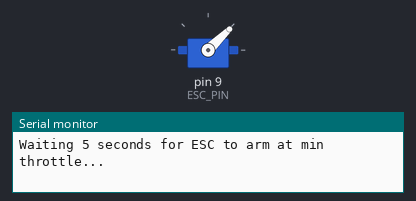
A sketch run on a simulated Arduino Uno, built with avr-gcc and run on an emulated ATmega328P. On the bench: servo, the last lines printed to the serial monitor.

Above: at 0.1 s.
At 8.1 s:
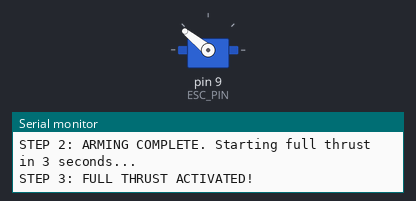
Timing chart, 0 to 12.5 s (numbered marks = the images above):
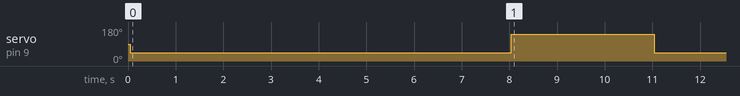

The sketch:

test_fan_only.ino
```cpp
#include <Servo.h>

Servo testESC; // Create servo object to control ESC
const int ESC_PIN = 9; // Connect ESC signal wire to Digital Pin 9

// Standard ESC pulse values
const int THROTTLE_MIN = 1000; // 0% throttle (Arming)
const int THROTTLE_MAX = 2000; // 100% throttle

void setup() {
  Serial.begin(9600);
  testESC.attach(ESC_PIN);

  // --- STEP 1: ARMING SEQUENCE ---
  Serial.println("STEP 1: Disconnect USB and plug in LiPo battery NOW.");
  Serial.println("Waiting 5 seconds for ESC to arm at min throttle...");

  // Send the minimum pulse required to initialize the ESC
  testESC.writeMicroseconds(THROTTLE_MIN);

  // Wait for the ESC's internal arming sequence (listen for confirmation beep!)
  delay(5000);

  Serial.println("STEP 2: ARMING COMPLETE. Starting full thrust in 3 seconds...");
  delay(3000);
}

void loop() {
  Serial.println("STEP 3: FULL THRUST ACTIVATED!");

  // --- STEP 3: FULL THROTTLE ---
  testESC.writeMicroseconds(THROTTLE_MAX); // Run at 100%
  delay(3000); // Run for 3 seconds

  // --- STEP 4: SHUTDOWN ---
  Serial.println("STEP 4: SHUTTING DOWN.");
  testESC.writeMicroseconds(THROTTLE_MIN); // Stop the motor

  while (true) {
    Serial.println("--- Test Complete. Disconnect battery. ---");
    delay(5000); // Wait indefinitely
  }
}
```

Measured:
- by itself, servo on pin 9 (ESC_PIN): 90° → 44° at 0.04 s, → 141° 8.0 s later, → 44° 3.0 s later
